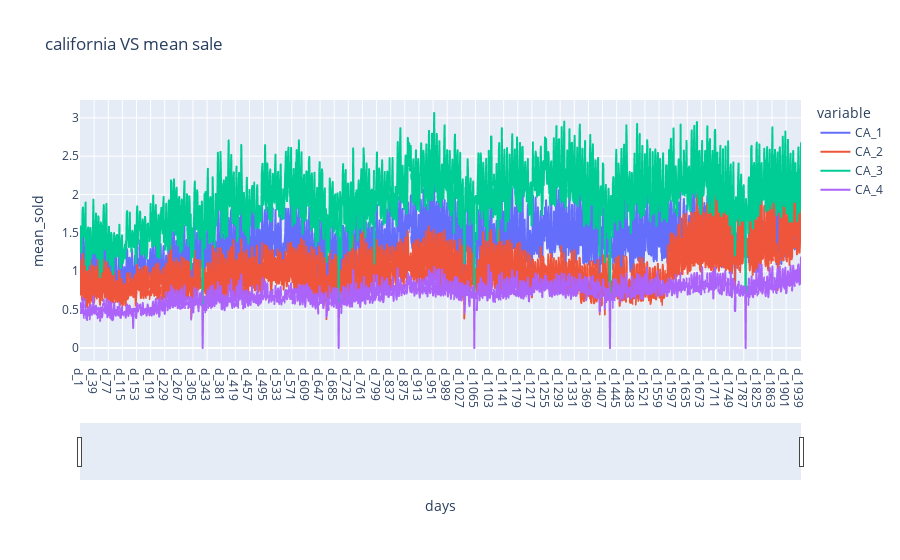

This figure's notebook cell:
### Code cell
import plotly.express as px
import pandas as pd

fig = px.line(data,x='d', y=data.columns, title='california VS mean sale')
fig.update_xaxes(rangeslider_visible=True)
fig.update_xaxes(title_text='days')
fig.update_yaxes(title_text='mean_sold')
fig.show()

### Figure 1 — Plotly figure (JSON) as saved in the notebook; plotly's stock layout.template omitted (floating-point values rounded to 4 significant figures; data arrays with more than 128 entries replaced by an {"elided": "..."} marker saying what was removed)
{"data": [{"hovertemplate": "variable=CA_1<br>d=%{x}<br>value=%{y}<extra></extra>", "legendgroup": "CA_1", "line": {"color": "#636efa", "dash": "solid"}, "marker": {"symbol": "circle"}, "mode": "lines", "name": "CA_1", "showlegend": true, "type": "scattergl", "x": {"elided": "1941 str values"}, "xaxis": "x", "y": {"elided": "1941 float values"}, "yaxis": "y"}, {"hovertemplate": "variable=CA_2<br>d=%{x}<br>value=%{y}<extra></extra>", "legendgroup": "CA_2", "line": {"color": "#EF553B", "dash": "solid"}, "marker": {"symbol": "circle"}, "mode": "lines", "name": "CA_2", "showlegend": true, "type": "scattergl", "x": {"elided": "1941 str values"}, "xaxis": "x", "y": {"elided": "1941 float values"}, "yaxis": "y"}, {"hovertemplate": "variable=CA_3<br>d=%{x}<br>value=%{y}<extra></extra>", "legendgroup": "CA_3", "line": {"color": "#00cc96", "dash": "solid"}, "marker": {"symbol": "circle"}, "mode": "lines", "name": "CA_3", "showlegend": true, "type": "scattergl", "x": {"elided": "1941 str values"}, "xaxis": "x", "y": {"elided": "1941 float values"}, "yaxis": "y"}, {"hovertemplate": "variable=CA_4<br>d=%{x}<br>value=%{y}<extra></extra>", "legendgroup": "CA_4", "line": {"color": "#ab63fa", "dash": "solid"}, "marker": {"symbol": "circle"}, "mode": "lines", "name": "CA_4", "showlegend": true, "type": "scattergl", "x": {"elided": "1941 str values"}, "xaxis": "x", "y": {"elided": "1941 float values"}, "yaxis": "y"}], "layout": {"legend": {"title": {"text": "variable"}, "tracegroupgap": 0}, "title": {"text": "california VS mean sale"}, "xaxis": {"anchor": "y", "domain": [0, 1], "rangeslider": {"visible": true}, "title": {"text": "days"}}, "yaxis": {"anchor": "x", "domain": [0, 1], "title": {"text": "mean_sold"}}}}
